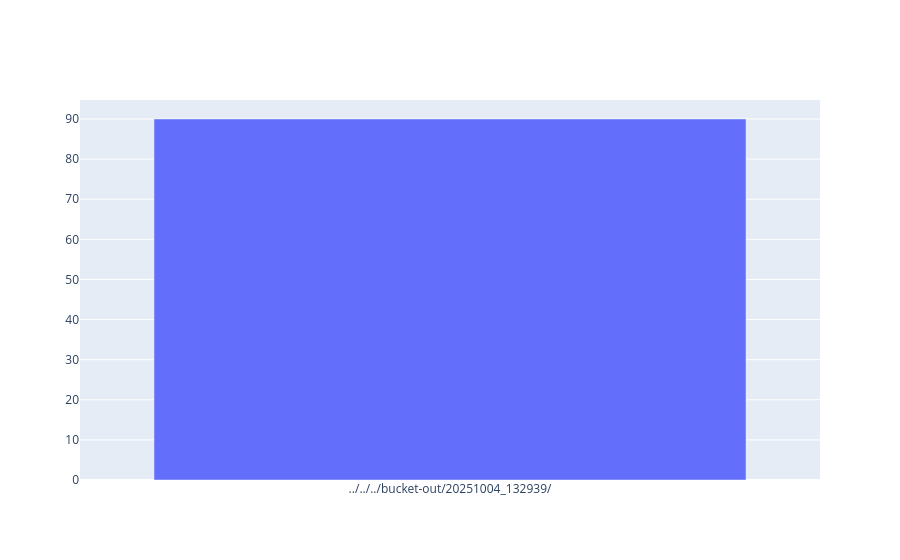
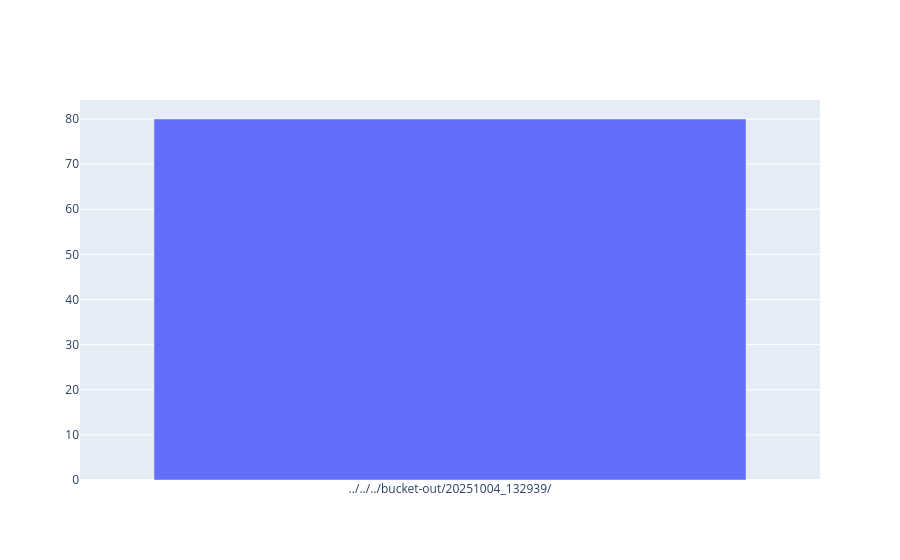

These figures' notebook cell, in order:
### Code cell
def plot_max_cpu_by_folder(role):
    folder_cpu_max = df.query("Role == @role ").groupby("folder")[["cpu"]].max().reset_index().sort_values("folder")
    fig = go.Figure() 
    fig.add_trace(go.Bar(x=folder_cpu_max.folder,y=folder_cpu_max.cpu.astype(float)))
    fig.show()

plot_max_cpu_by_folder(2)
plot_max_cpu_by_folder(1)

### Figure 1 — Plotly figure (JSON) as saved in the notebook; plotly's stock layout.template omitted (floating-point values rounded to 4 significant figures)
{"data": [{"type": "bar", "x": ["../../../bucket-out/20251004_132939/"], "y": [90.0]}], "layout": {}}

### Figure 2 — Plotly figure (JSON) as saved in the notebook; plotly's stock layout.template omitted (floating-point values rounded to 4 significant figures)
{"data": [{"type": "bar", "x": ["../../../bucket-out/20251004_132939/"], "y": [80.0]}], "layout": {}}
